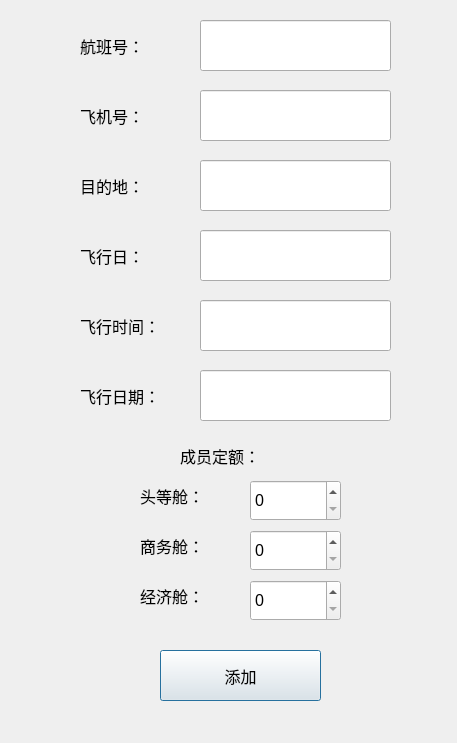
<?xml version="1.0" encoding="UTF-8"?>
<ui version="4.0">
 <class>AddFlightWindow</class>
 <widget class="QDialog" name="AddFlightWindow">
  <property name="geometry">
   <rect>
    <x>0</x>
    <y>0</y>
    <width>457</width>
    <height>743</height>
   </rect>
  </property>
  <property name="windowTitle">
   <string>Dialog</string>
  </property>
  <widget class="QLineEdit" name="lineEdit_id">
   <property name="geometry">
    <rect>
     <x>200</x>
     <y>20</y>
     <width>191</width>
     <height>51</height>
    </rect>
   </property>
   <property name="font">
    <font>
     <pointsize>12</pointsize>
    </font>
   </property>
  </widget>
  <widget class="QLineEdit" name="lineEdit_airplane">
   <property name="geometry">
    <rect>
     <x>200</x>
     <y>90</y>
     <width>191</width>
     <height>51</height>
    </rect>
   </property>
   <property name="font">
    <font>
     <pointsize>12</pointsize>
    </font>
   </property>
  </widget>
  <widget class="QLineEdit" name="lineEdit_week">
   <property name="geometry">
    <rect>
     <x>200</x>
     <y>230</y>
     <width>191</width>
     <height>51</height>
    </rect>
   </property>
   <property name="font">
    <font>
     <pointsize>12</pointsize>
    </font>
   </property>
  </widget>
  <widget class="QLineEdit" name="lineEdit_time">
   <property name="geometry">
    <rect>
     <x>200</x>
     <y>300</y>
     <width>191</width>
     <height>51</height>
    </rect>
   </property>
   <property name="font">
    <font>
     <pointsize>12</pointsize>
    </font>
   </property>
  </widget>
  <widget class="QLabel" name="label">
   <property name="geometry">
    <rect>
     <x>80</x>
     <y>30</y>
     <width>111</width>
     <height>31</height>
    </rect>
   </property>
   <property name="font">
    <font>
     <pointsize>12</pointsize>
    </font>
   </property>
   <property name="text">
    <string>航班号：</string>
   </property>
  </widget>
  <widget class="QLabel" name="label_2">
   <property name="geometry">
    <rect>
     <x>80</x>
     <y>100</y>
     <width>111</width>
     <height>31</height>
    </rect>
   </property>
   <property name="font">
    <font>
     <pointsize>12</pointsize>
    </font>
   </property>
   <property name="text">
    <string>飞机号：</string>
   </property>
  </widget>
  <widget class="QLabel" name="label_3">
   <property name="geometry">
    <rect>
     <x>80</x>
     <y>240</y>
     <width>111</width>
     <height>31</height>
    </rect>
   </property>
   <property name="font">
    <font>
     <pointsize>12</pointsize>
    </font>
   </property>
   <property name="text">
    <string>飞行日：</string>
   </property>
  </widget>
  <widget class="QLabel" name="label_4">
   <property name="geometry">
    <rect>
     <x>80</x>
     <y>310</y>
     <width>111</width>
     <height>31</height>
    </rect>
   </property>
   <property name="font">
    <font>
     <pointsize>12</pointsize>
    </font>
   </property>
   <property name="text">
    <string>飞行时间：</string>
   </property>
  </widget>
  <widget class="QLabel" name="label_5">
   <property name="geometry">
    <rect>
     <x>80</x>
     <y>380</y>
     <width>111</width>
     <height>31</height>
    </rect>
   </property>
   <property name="font">
    <font>
     <pointsize>12</pointsize>
    </font>
   </property>
   <property name="text">
    <string>飞行日期：</string>
   </property>
  </widget>
  <widget class="QLineEdit" name="lineEdit_date">
   <property name="geometry">
    <rect>
     <x>200</x>
     <y>370</y>
     <width>191</width>
     <height>51</height>
    </rect>
   </property>
   <property name="font">
    <font>
     <pointsize>12</pointsize>
    </font>
   </property>
  </widget>
  <widget class="QLineEdit" name="lineEdit_destination">
   <property name="geometry">
    <rect>
     <x>200</x>
     <y>160</y>
     <width>191</width>
     <height>51</height>
    </rect>
   </property>
   <property name="font">
    <font>
     <pointsize>12</pointsize>
    </font>
   </property>
  </widget>
  <widget class="QLabel" name="label_6">
   <property name="geometry">
    <rect>
     <x>80</x>
     <y>170</y>
     <width>111</width>
     <height>31</height>
    </rect>
   </property>
   <property name="font">
    <font>
     <pointsize>12</pointsize>
    </font>
   </property>
   <property name="text">
    <string>目的地：</string>
   </property>
  </widget>
  <widget class="QLabel" name="label_7">
   <property name="geometry">
    <rect>
     <x>180</x>
     <y>440</y>
     <width>151</width>
     <height>31</height>
    </rect>
   </property>
   <property name="font">
    <font>
     <pointsize>12</pointsize>
    </font>
   </property>
   <property name="text">
    <string>成员定额：</string>
   </property>
  </widget>
  <widget class="QSpinBox" name="spinBox_1">
   <property name="geometry">
    <rect>
     <x>250</x>
     <y>480</y>
     <width>91</width>
     <height>41</height>
    </rect>
   </property>
   <property name="font">
    <font>
     <pointsize>12</pointsize>
    </font>
   </property>
  </widget>
  <widget class="QSpinBox" name="spinBox_2">
   <property name="geometry">
    <rect>
     <x>250</x>
     <y>530</y>
     <width>91</width>
     <height>41</height>
    </rect>
   </property>
   <property name="font">
    <font>
     <pointsize>12</pointsize>
    </font>
   </property>
  </widget>
  <widget class="QSpinBox" name="spinBox_3">
   <property name="geometry">
    <rect>
     <x>250</x>
     <y>580</y>
     <width>91</width>
     <height>41</height>
    </rect>
   </property>
   <property name="font">
    <font>
     <pointsize>12</pointsize>
    </font>
   </property>
  </widget>
  <widget class="QLabel" name="label_8">
   <property name="geometry">
    <rect>
     <x>140</x>
     <y>480</y>
     <width>81</width>
     <height>31</height>
    </rect>
   </property>
   <property name="font">
    <font>
     <pointsize>12</pointsize>
    </font>
   </property>
   <property name="text">
    <string>头等舱：</string>
   </property>
  </widget>
  <widget class="QLabel" name="label_9">
   <property name="geometry">
    <rect>
     <x>140</x>
     <y>530</y>
     <width>81</width>
     <height>31</height>
    </rect>
   </property>
   <property name="font">
    <font>
     <pointsize>12</pointsize>
    </font>
   </property>
   <property name="text">
    <string>商务舱：</string>
   </property>
  </widget>
  <widget class="QLabel" name="label_10">
   <property name="geometry">
    <rect>
     <x>140</x>
     <y>580</y>
     <width>81</width>
     <height>31</height>
    </rect>
   </property>
   <property name="font">
    <font>
     <pointsize>12</pointsize>
    </font>
   </property>
   <property name="text">
    <string>经济舱：</string>
   </property>
  </widget>
  <widget class="QPushButton" name="pushButton_add">
   <property name="geometry">
    <rect>
     <x>160</x>
     <y>650</y>
     <width>161</width>
     <height>51</height>
    </rect>
   </property>
   <property name="font">
    <font>
     <family>AcadEref</family>
     <pointsize>12</pointsize>
    </font>
   </property>
   <property name="text">
    <string>添加</string>
   </property>
  </widget>
 </widget>
 <resources/>
 <connections/>
</ui>
